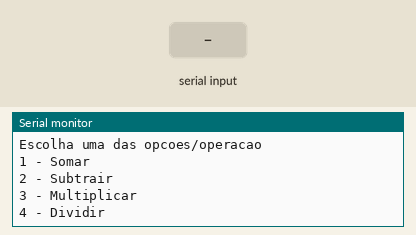
This sketch was run on a simulated Arduino Mega 2560, built with avr-gcc and run on an emulated ATmega2560. Parts: the last lines printed to the serial monitor. Inputs (shaded band) come from the test bench.

Above: at 0.9 s.
1.0 s: "s" received over Serial
At 3.2 s:
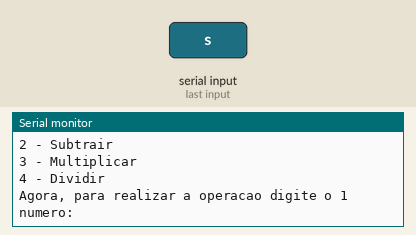
3.5 s: "90,45,200\n" received over Serial
At 5.9 s:
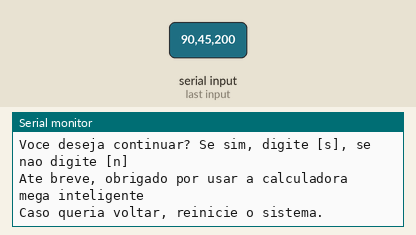

The sketch:

copy_of_calculadora_com_menu1.ino
```cpp
float numero1 = 0;
float numero2 = 0;
float soma, subtrair, multiplicar, dividir;
int escolhaDaOperacao;
int contador = 0;


void setup()
{
  Serial.begin(9600);

    do{

    Serial.println("Bem-vindo(a) a calculadora mega inteligente :p");
    Serial.println("Escolha uma das opcoes/operacao");
    Serial.println("1 - Somar");
    Serial.println("2 - Subtrair");
    Serial.println("3 - Multiplicar");
    Serial.println("4 - Dividir");


    while(! Serial.available()){} //Espera o usuário digitar
    escolhaDaOperacao = Serial.parseInt(); //Armazena o que usuário digitou  na variável

    Serial.println("Agora, para realizar a operacao digite o 1 numero: ");
    while(! Serial.available()){}
    numero1 = Serial.parseFloat();

    Serial.println("Agora, digite o 2 numero: ");
    while(! Serial.available()){}
    numero2 = Serial.parseFloat();

      switch(escolhaDaOperacao){
        case 1:
        soma = numero1 + numero2;
        Serial.println("WOW!! O resultado foi: " + String(soma));

         break;
        case 2:
        subtrair = numero1 - numero2;
        Serial.println("WOW!! O resultado foi: " + String(subtrair));

         break;
        case 3:
        multiplicar = numero1 * numero2;
        Serial.println("WOW!! O resultado foi: " + String(multiplicar));

         break;
        case 4:
        dividir = numero1 / numero2;
        Serial.println("WOW!! O resultado foi: " + String(dividir));

         break;

        default:
        Serial.println("Opcao invalida");
      }

       Serial.println("");
       Serial.println("Voce deseja continuar? Se sim, digite [s], se nao digite [n]");
       Serial.println("");
       while(!Serial.available());

      if (Serial.readString() == "s"){
		 contador++;
      }
      else{
      	contador = 0;
        Serial.println("");
        Serial.println("Ate breve, obrigado por usar a calculadora mega inteligente");
        Serial.println("Caso queria voltar, reinicie o sistema.");
      }


  }
  while(contador != 0);


}

void loop()
{
  //sem código
}
```

Measured:
- after the input at 1.0 s, the serial monitor: prints a new line after 1.0 s (image 1)
- after the input at 3.5 s, the serial monitor: prints a new line at once (image 2)
